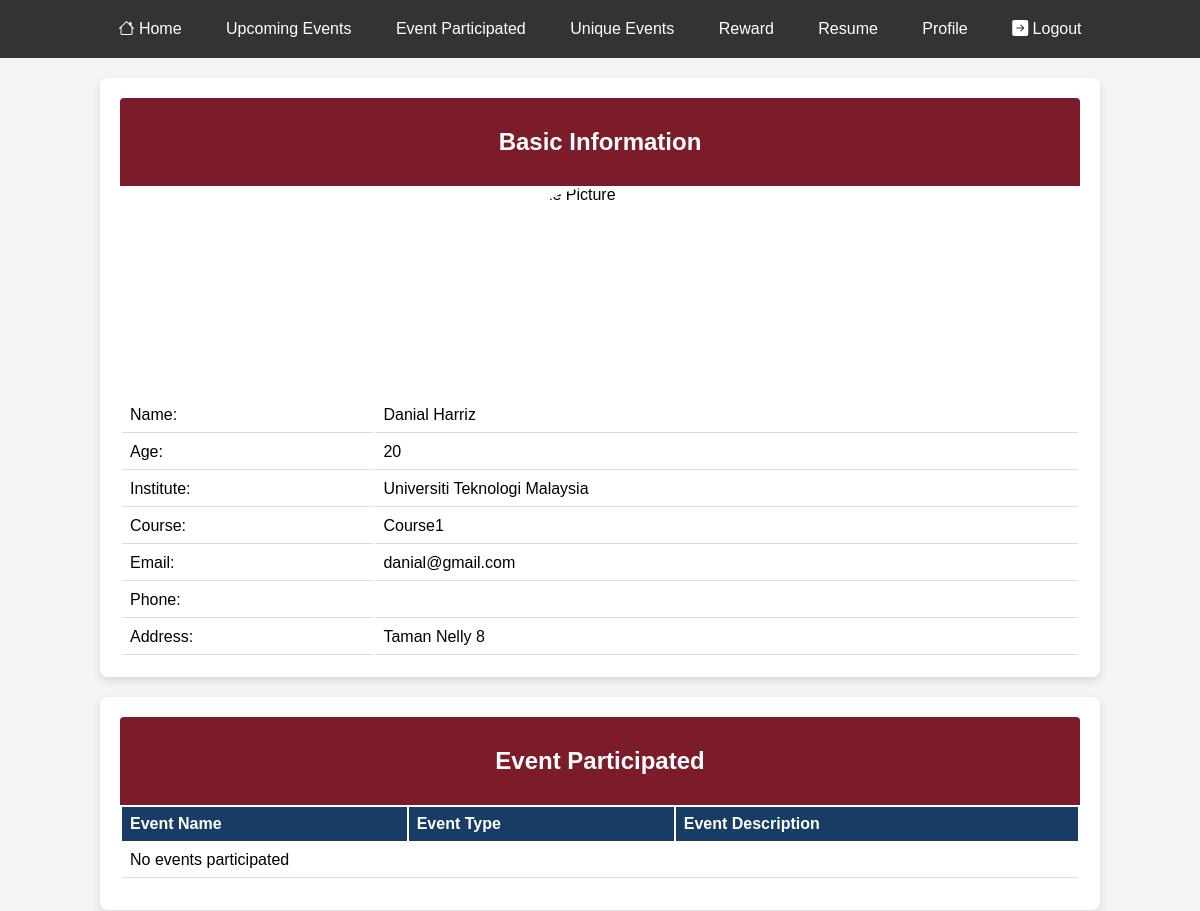
/students/resume (signed in, upper part), run on an earlier commit of the app's database.
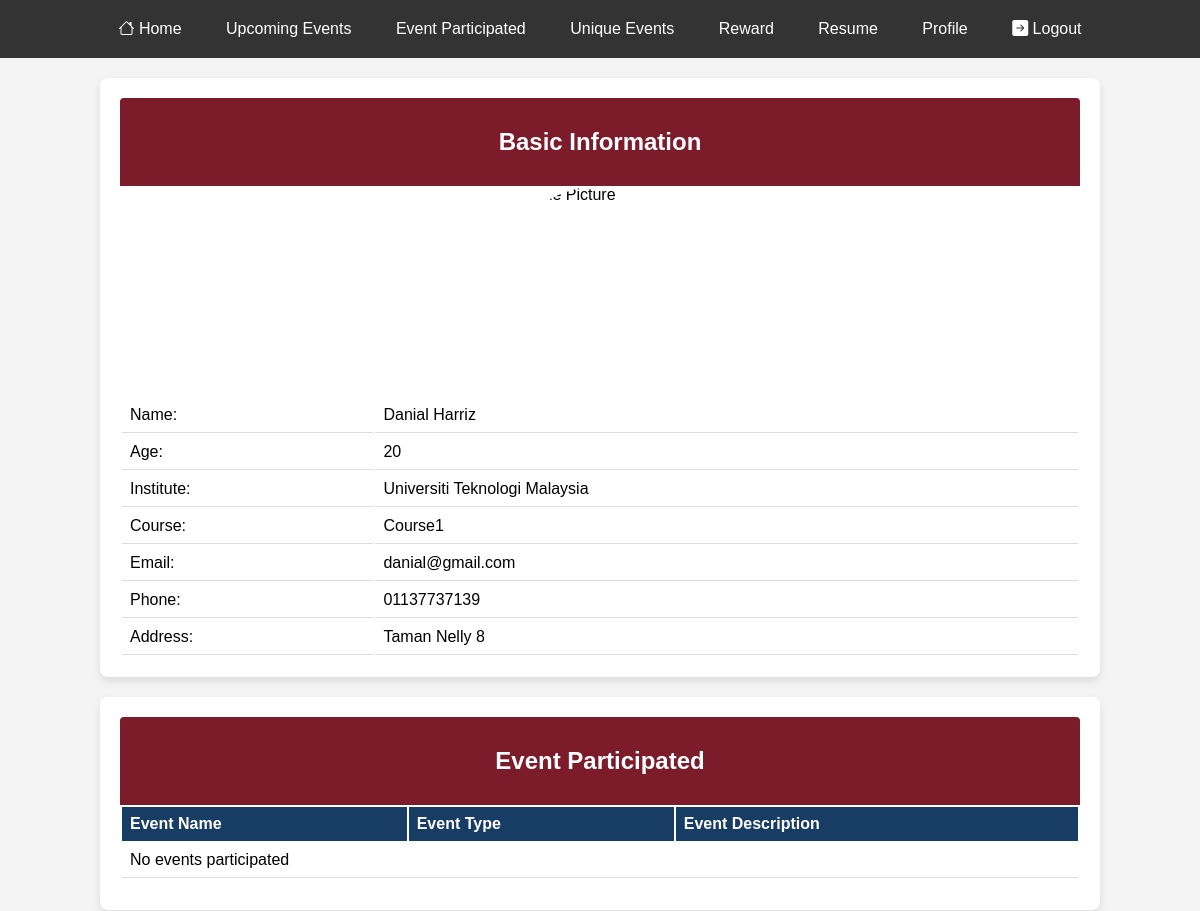
And on a later commit of the database.
### tables this page shows
CREATE TABLE `user` (
  `UserID` varchar(6) NOT NULL,
  `Name` varchar(45) NOT NULL,
  `Phone` varchar(45) NOT NULL,
  `Email` varchar(45) NOT NULL,
  `Password` varchar(255) NOT NULL,
  `Role` varchar(45) NOT NULL,
  `profilePic` varchar(255) NOT NULL
);

### app/controllers/Students.php (called while the page is built, shortened)
<?php
class Students extends Controller {
    public function __construct() {
        $this->userModel = $this->model('User');
        $this->studentModel = $this->model('Student');
        $this->organizationModel = $this->model('Organization');
        $this->participateModel = $this->model('Participant');
        $this->outsideEventModel = $this->model('EventOutside');
        $this->resumeModel = $this->model('Resume');
    }
    public function resume(){
        $data = [
            'title' => 'Fill Resume',
            'resume' => '',
            'Error' => '',
        ];
        $student_id = $this->studentModel->getStudentByUserId($_SESSION['user_id'])->StudentID;
        $data['resume'] = $this->resumeModel->getResumeByStudentId($student_id);
        $data['student'] = $this->studentModel->getStudentByUserId($_SESSION['user_id']);
        $data['user'] = $this->userModel->getUserById($_SESSION['user_id']);
        $data['organization'] = $this->organizationModel->getOrganizationById($data['student']->OrganizationID);
        $event_participated = $this->participateModel->get_eventid($student_id);
        if (!empty($event_participated)) {
            $filtered_events = [];
            $data['events'] = $filtered_events;
        }
        else{
            $data['events'] = "";
        }
        $data['outside_events'] = $this->outsideEventModel->getEventByStudentIdApproved($student_id);
        $this->view('students/resume', $data);
    }
}
?>

### app/libraries/Core.php (called while the page is built, shortened)
<?php
  class Core {
    protected $currentMethod = 'index';
    public function __construct(){
      $url = $this->getUrl();
      if (isset($url[0])){
      if(file_exists('../app/controllers/' . ucwords($url[0]). '.php')){
        unset($url[0]);
      }
    }
      $this->currentController = new $this->currentController;
      if(isset($url[1])){
        if(method_exists($this->currentController, $url[1])){
          $this->currentMethod = $url[1];
          unset($url[1]);
        }
      }
      $this->params = $url ? array_values($url) : [];
      call_user_func_array([$this->currentController, $this->currentMethod], $this->params);
    }
    public function getUrl(){
      if(isset($_GET['url'])){
        $url = rtrim($_GET['url'], '/');
        $url = filter_var($url, FILTER_SANITIZE_URL);
        $url = explode('/', $url);
        return $url;
      }
    }
  }

### app/require.php (called while the page is built, shortened)
<?php
    require_once 'libraries/Core.php';
    require_once 'libraries/Controller.php';
    require_once 'libraries/Database.php';
    $init = new Core();

### public/index.php (called while the page is built)
<?php
    require_once '../app/require.php';

### app/libraries/Database.php (called while the page is built, shortened)
<?php
    class Database {
        private $dbHost = DB_HOST;
        private $dbUser = DB_USER;
        private $dbPass = DB_PASS;
        private $dbName = DB_NAME;
        private $statement;
        private $dbHandler;
        public function __construct() {
            $conn = 'mysql:host=' . $this->dbHost . ';dbname=' . $this->dbName;
            $options = array(
                PDO::ATTR_PERSISTENT => true,
                PDO::ATTR_ERRMODE => PDO::ERRMODE_EXCEPTION
            );
            try {
                $this->dbHandler = new PDO($conn, $this->dbUser, $this->dbPass, $options);
            } catch (PDOException $e) {
                $this->error = $e->getMessage();
                echo $this->error;
            }
        }
        public function query($sql) {
            $this->statement = $this->dbHandler->prepare($sql);
        }
        public function bind($parameter, $value, $type = null) {
            switch (is_null($type)) {
                default:
                    $type = PDO::PARAM_STR;
            }
            $this->statement->bindValue($parameter, $value, $type);
        }
        public function execute() {
            return $this->statement->execute();
        }
        public function resultSet() {
            $this->execute();
            return $this->statement->fetchAll(PDO::FETCH_OBJ);
        }
        public function single() {
            $this->execute();
            return $this->statement->fetch(PDO::FETCH_OBJ);
        }
        public function rowCount() {
            return $this->statement->rowCount();
        }
    }

### app/models/User.php (called while the page is built, shortened)
<?php
class User {
    private $db;
    public function __construct() {
        $this->db = new Database;
    }
    public function getUserById($userId) {
        $this->db->query('SELECT * FROM user WHERE UserID = :userId');
        $this->db->bind(':userId', $userId);
        $row = $this->db->single();
        if ($row) {
            return $row;
        } else {
            return false;
        }
    }
}

### app/models/Student.php (called while the page is built, shortened)
<?php
class Student {
    private $db;
    public function __construct() {
        $this->db = new Database;
    }
    public function getStudentByUserId($userId){
        $this->db->query('SELECT * FROM student WHERE UserID = :userId');
        $this->db->bind(':userId', $userId);
        $results = $this->db->resultSet();
        if ($this->db->rowCount() > 0) {
            return $results[0];
        } else {
            echo "<script>alert('Something went wrong. Please try again.');</script>";
            return false;
        }
    }
}
?>

### app/models/Organization.php (called while the page is built, shortened)
<?php
class Organization {
    private $db;
    public function __construct() {
        $this->db = new Database;
    }
    public function getOrganizationById($organizationId) {
        $this->db->query('SELECT * FROM organization WHERE OrganizationID = :organizationId');
        $this->db->bind(':organizationId', $organizationId);
        $row = $this->db->single();
        if ($row) {
            return $row;
        } else {
            return false;
        }
    }
}
?>

### app/models/Resume.php (called while the page is built, shortened)
<?php
class Resume{
    private $db;
    public function __construct() {
        $this->db = new Database;
    }
    public function getResumeByStudentID($studentID) {
        $this->db->query('SELECT * FROM Resume WHERE StudentID = :studentID');
        $this->db->bind(':studentID', $studentID);
        $row = $this->db->single();
        return $row;
    }
}

### app/views/students/resume.php (the view, shortened to what the changed rows need)
<?php require APPROOT . '/views/students/nav.php' ?>
<html>
<head>
</head>
<body>
    <div class = "container2">
    <div class="header">
            <h2>Basic Information</h2>
        </div>
        <div class="profilePic">
            <?php if($data['user']->profilePic != null): ?>
                <img src="<?php echo URLROOT; ?>/public/<?php echo $data['user']->profilePic; ?>" alt="Profile Picture" width="200" height="200">
            <?php else: ?>
                <img src="https://i.pinimg.com/originals/a8/57/00/a85700f3c614f6313750b9d8196c08f5.png" alt="Profile Picture" width="200" height="200">
            <?php endif; ?>
        </div>
        <div class="profileInfo">
            <table>
                <tr>
                    <td>Name:</td>
                    <td><?php echo $data['user']->Name; ?></td>
                </tr>
                <tr>
                    <td>Age:</td>
                    <td><?php
                        $dob = new DateTime($data['student']->DateOfBirth);
                        $now = new DateTime();
                        $difference = $now->diff($dob);
                        echo $difference->y;
                    ?></td>
                </tr>
                <tr>
                    <td>Institute:</td>
                    <td><?php echo $data['organization']->OrganizationName; ?></td>
                </tr>
                <tr>
                    <td>Course:</td>
                    <td><?php echo $data['student']->CourseID; ?></td>
                </tr>
                <tr>
                    <td>Email:</td>
                    <td><?php echo $data['user']->Email; ?></td>
                </tr>
                <tr>
                    <td>Phone:</td>
                    <td><?php echo $data['user']->Phone; ?></td>
                </tr>
                <tr>
                    <td>Address:</td>
                    <td><?php echo $data['student']->Address; ?></td>
                </tr>
            </table>
        </div>
    </div>
    <div class = "container2">
        <div class="header">
            <h2>Event Participated</h2>
        </div>
        <div class="event">
            <table>
                <tr>
                    <th>Event Name</th>
                    <th>Event Type</th>
                    <th>Event Description</th>
                </tr>
                <?php if (!empty($data['events'])): ?>
                    <?php foreach($data['events'] as $event): ?>
                        <tr>
                            <td><?php echo $event->event_details->EventName; ?></td>
                            <td><?php if($event->event_details->EventType == 1) echo "Workshop";
                                        else if($event->event_details->EventType == 2) echo "Seminar";
                                        else if($event->event_details->EventType == 3) echo "Conference";
                                        else if($event->event_details->EventType == 4) echo "Competition";
                                        else if($event->event_details->EventType == 5) echo "Others"; ?></td>
                            <td><?php echo $event->event_details->Description; ?></td>
                        </tr>
                    <?php endforeach; ?>
                <?php else: ?>
                    <tr>
                        <td colspan="3">No events participated</td>
                    </tr>
                <?php endif; ?>
            </table>
        </div>
    </div>
</body>
</html>
<?php require APPROOT . '/views/includes/footer.php'; ?>

What changed in the data, as far as the page shows it:
changed user "Danial Harriz": Phone (not shown) → "01137737139"
